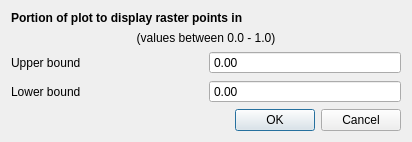
<?xml version="1.0" encoding="UTF-8"?>
<ui version="4.0">
 <class>RasterBoundsDialog</class>
 <widget class="QDialog" name="RasterBoundsDialog">
  <property name="geometry">
   <rect>
    <x>0</x>
    <y>0</y>
    <width>412</width>
    <height>133</height>
   </rect>
  </property>
  <property name="windowTitle">
   <string>Raster y-axis bounds</string>
  </property>
  <layout class="QVBoxLayout" name="verticalLayout">
   <item>
    <widget class="QLabel" name="label_3">
     <property name="font">
      <font>
       <weight>75</weight>
       <bold>true</bold>
      </font>
     </property>
     <property name="text">
      <string>Portion of plot to display raster points in</string>
     </property>
    </widget>
   </item>
   <item>
    <widget class="QLabel" name="label_4">
     <property name="text">
      <string>(values between 0.0 - 1.0)</string>
     </property>
     <property name="alignment">
      <set>Qt::AlignCenter</set>
     </property>
    </widget>
   </item>
   <item>
    <layout class="QGridLayout" name="gridLayout">
     <item row="0" column="0">
      <widget class="QLabel" name="label">
       <property name="text">
        <string>Upper bound</string>
       </property>
      </widget>
     </item>
     <item row="1" column="0">
      <widget class="QLabel" name="label_2">
       <property name="text">
        <string>Lower bound</string>
       </property>
      </widget>
     </item>
     <item row="0" column="1">
      <widget class="QDoubleSpinBox" name="upperSpnbx">
       <property name="buttonSymbols">
        <enum>QAbstractSpinBox::NoButtons</enum>
       </property>
       <property name="maximum">
        <double>1.000000000000000</double>
       </property>
       <property name="singleStep">
        <double>0.010000000000000</double>
       </property>
      </widget>
     </item>
     <item row="1" column="1">
      <widget class="QDoubleSpinBox" name="lowerSpnbx">
       <property name="buttonSymbols">
        <enum>QAbstractSpinBox::NoButtons</enum>
       </property>
       <property name="maximum">
        <double>1.000000000000000</double>
       </property>
       <property name="singleStep">
        <double>0.010000000000000</double>
       </property>
      </widget>
     </item>
    </layout>
   </item>
   <item>
    <widget class="QDialogButtonBox" name="buttonBox">
     <property name="orientation">
      <enum>Qt::Horizontal</enum>
     </property>
     <property name="standardButtons">
      <set>QDialogButtonBox::Cancel|QDialogButtonBox::Ok</set>
     </property>
    </widget>
   </item>
  </layout>
 </widget>
 <resources/>
 <connections>
  <connection>
   <sender>buttonBox</sender>
   <signal>accepted()</signal>
   <receiver>RasterBoundsDialog</receiver>
   <slot>accept()</slot>
   <hints>
    <hint type="sourcelabel">
     <x>248</x>
     <y>254</y>
    </hint>
    <hint type="destinationlabel">
     <x>157</x>
     <y>274</y>
    </hint>
   </hints>
  </connection>
  <connection>
   <sender>buttonBox</sender>
   <signal>rejected()</signal>
   <receiver>RasterBoundsDialog</receiver>
   <slot>reject()</slot>
   <hints>
    <hint type="sourcelabel">
     <x>316</x>
     <y>260</y>
    </hint>
    <hint type="destinationlabel">
     <x>286</x>
     <y>274</y>
    </hint>
   </hints>
  </connection>
 </connections>
</ui>
